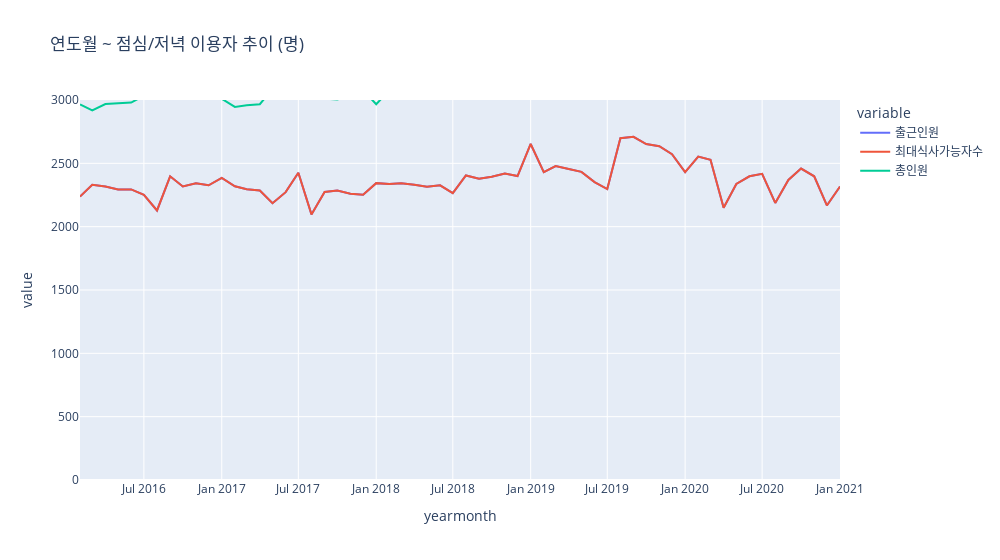

Notebook code for this chart:
### Markdown cell above
#### 점심/저녁 이용자 추이

### Code cell
fig = px.line(train_YM.iloc[:, -5:-2], range_y=(0, 3000), width=1000, title="연도월 ~ 점심/저녁 이용자 추이 (명)")
fig.show()
